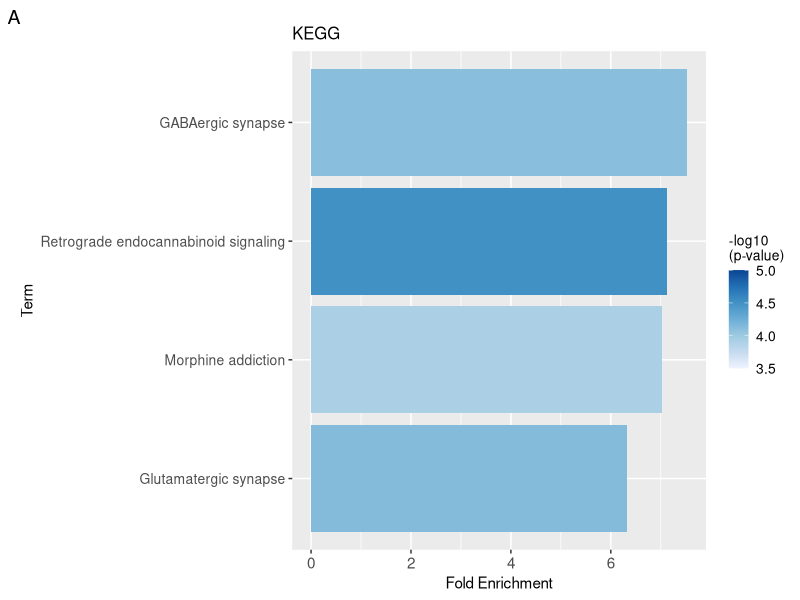
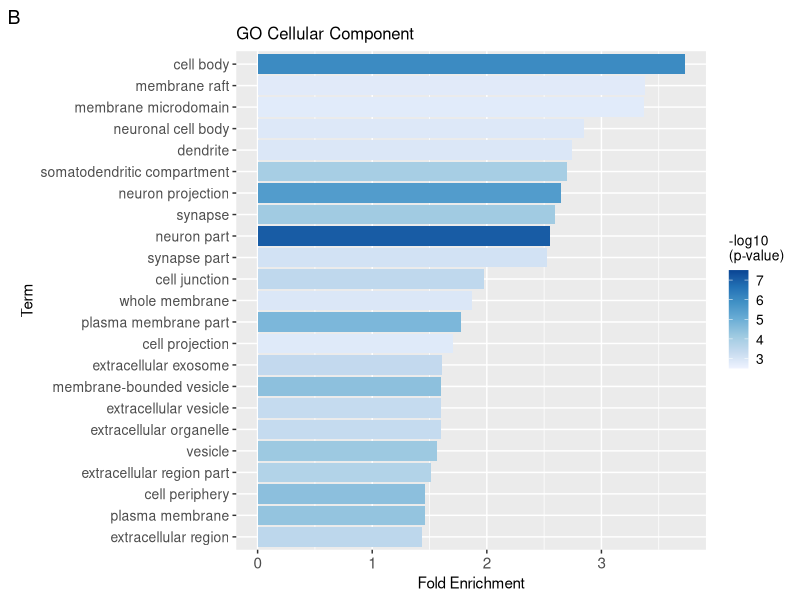
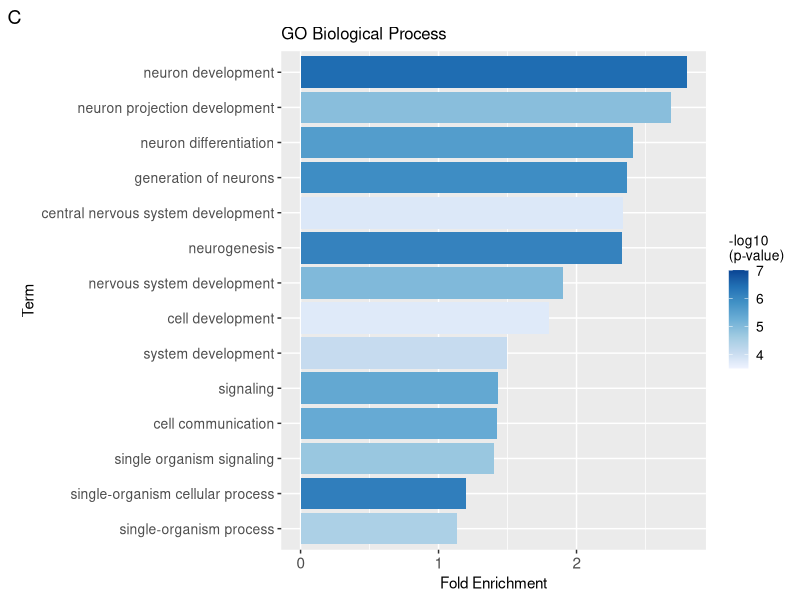

Here is the R script that generated these plots, in order:
library(tidyverse)

setwd("/Users/philippehabets/Dropbox/Endo/fMRI.transcriptomics/Paper Bristol/added_analysis")

# read in GSEA results
KEGG <- read_csv("data/Table.S3.csv")
GO <- read_csv("data/Table.S2.csv")

## clean data for plotting ##
#KEGG
KEGG_df <- KEGG %>% 
  filter(Benjamini < 0.05) %>% 
  mutate(Term = str_replace(Term, ".*:", "")) %>% 
  arrange(desc(`Fold Enrichment`)) %>% 
  mutate(Term = factor(Term, levels = Term))

#GO_CC
GO_CC <- GO %>% 
  filter(Category == "GOTERM_CC_ALL") %>% 
  filter(Benjamini < 0.05) %>% 
  mutate(Term = str_replace(Term, ".*~", "")) %>% 
  arrange(desc(`Fold Enrichment`)) %>% 
  mutate(Term = factor(Term, levels=Term))

#GO_BP
GO_BP <- GO %>% 
  filter(Category == "GOTERM_BP_ALL") %>% 
  filter(Benjamini < 0.05) %>% 
  mutate(Term = str_replace(Term, ".*~", "")) %>% 
  arrange(desc(`Fold Enrichment`)) %>% 
  mutate(Term = factor(Term, levels=Term))

#GO_MF = empty: no significant molecular function (MF) enrichment
GO_MF <- GO %>% filter(Category == "GOTERM_MF_ALL") %>% filter(Benjamini < 0.05) 


# plot KEGG
# range(-log10(KEGG_df$PValue))
plot_KEGG <- ggplot(data = KEGG_df, aes(x = Term, y = `Fold Enrichment`)) +
  geom_col(aes(fill = -log10(PValue))) +
  scale_fill_distiller(palette="Blues", name = "-log10\n(p-value)", limits=c(3.5, 5), direction = "horizontal") +
  scale_x_discrete(limits = rev(levels(KEGG_df$Term))) +
  xlab("Term") +
  coord_flip() +
  labs(title = "KEGG", tag = "A") +
  theme( legend.title = element_text(size=10),
         legend.text = element_text(size=10),
         legend.key.size = unit(0.5, "cm"),
         axis.text.x = element_text(size=11),
         axis.title.x = element_text(size=11),
         axis.text.y = element_text(size=10),
         axis.title.y = element_text(size=11),
         plot.title = element_text(size=12),
         plot.tag = element_text(size = 14))

# plot GO CC
# range(-log10(GO_CC$PValue))
plot_CC <- ggplot(data = GO_CC, aes(x = Term, y = `Fold Enrichment`)) +
  geom_col(aes(fill = -log10(PValue))) +
  scale_fill_distiller(palette="Blues", name = "-log10\n(p-value)", limits=c(2.5, 7.5), direction = "horizontal") +
  scale_x_discrete(limits = rev(levels(GO_CC$Term))) +
  xlab("Term") +
  coord_flip() +
  labs(title = "GO Cellular Component", tag = "B") +
  theme( legend.title = element_text(size=10),
         legend.text = element_text(size=10),
         legend.key.size = unit(0.5, "cm"),
         axis.text.x = element_text(size=11),
         axis.title.x = element_text(size=11),
         axis.text.y = element_text(size=10),
         axis.title.y = element_text(size=11),
         plot.title = element_text(size=12),
         plot.tag = element_text(size = 14))

# plot GO BP
# range(-log10(GO_BP$PValue))
plot_BP <- ggplot(data = GO_BP, aes(x = Term, y = `Fold Enrichment`)) +
  geom_col(aes(fill = -log10(PValue))) +
  scale_fill_distiller(palette="Blues", name = "-log10\n(p-value)", limits=c(3.5, 7), direction = "horizontal") +
  scale_x_discrete(limits = rev(levels(GO_BP$Term))) +
  xlab("Term") +
  coord_flip() +
  labs(title = "GO Biological Process", tag = "C") +
  theme( legend.title = element_text(size=10),
         legend.text = element_text(size=10),
         legend.key.size = unit(0.5, "cm"),
         axis.text.x = element_text(size=11),
         axis.title.x = element_text(size=11),
         axis.text.y = element_text(size=10),
         axis.title.y = element_text(size=11),
         plot.title = element_text(size=12),
         plot.tag = element_text(size = 14))

# save plots to file
ggsave("./../figures/raw outputs/Plot_KEGG.pdf", plot_KEGG, width = 16, height = 5.5, units = "cm")
ggsave("./../figures/raw outputs/Plot_GO_CC.pdf", plot_CC, width = 16, height = 14, units = "cm")
ggsave("./../figures/raw outputs/Plot_GO_BP.pdf", plot_BP, width = 16, height = 8.5, units = "cm")









                          